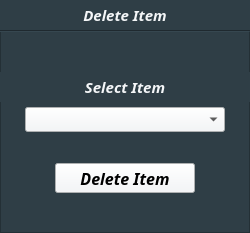
  <widget class="QFrame" name="frame_3">
   <property name="geometry">
    <rect>
     <x>94</x>
     <y>484</y>
     <width>250</width>
     <height>233</height>
    </rect>
   </property>
   <property name="styleSheet">
    <string notr="true">background-color:#2F3E46;</string>
   </property>
   <property name="frameShape">
    <enum>QFrame::StyledPanel</enum>
   </property>
   <property name="frameShadow">
    <enum>QFrame::Raised</enum>
   </property>
   <widget class="QPushButton" name="delete_item_button">
    <property name="geometry">
     <rect>
      <x>55</x>
      <y>163</y>
      <width>140</width>
      <height>30</height>
     </rect>
    </property>
    <property name="font">
     <font>
      <family>Century751 No2 BT</family>
      <pointsize>12</pointsize>
      <weight>75</weight>
      <italic>true</italic>
      <bold>true</bold>
     </font>
    </property>
    <property name="styleSheet">
     <string notr="true">QPushButton{
background-color:#F4F6F8;
color:#000000;
}
QPushButton:hover{
background-color:#DCE2E9;
}
QPushButton:pressed{
background-color:#C4CFD9;
}</string>
    </property>
    <property name="text">
     <string>Delete Item</string>
    </property>
   </widget>
   <widget class="QComboBox" name="delete_item_combo">
    <property name="geometry">
     <rect>
      <x>25</x>
      <y>107</y>
      <width>200</width>
      <height>25</height>
     </rect>
    </property>
    <property name="font">
     <font>
      <family>Century751 No2 BT</family>
      <pointsize>11</pointsize>
     </font>
    </property>
    <property name="styleSheet">
     <string notr="true">background-color:#F4F6F8;
</string>
    </property>
   </widget>
   <widget class="Line" name="line_10">
    <property name="geometry">
     <rect>
      <x>0</x>
      <y>30</y>
      <width>250</width>
      <height>2</height>
     </rect>
    </property>
    <property name="styleSheet">
     <string notr="true">background-color:#2F3E46;</string>
    </property>
    <property name="orientation">
     <enum>Qt::Horizontal</enum>
    </property>
   </widget>
   <widget class="QLabel" name="label_17">
    <property name="geometry">
     <rect>
      <x>0</x>
      <y>0</y>
      <width>250</width>
      <height>30</height>
     </rect>
    </property>
    <property name="font">
     <font>
      <family>Century751 No2 BT</family>
      <pointsize>11</pointsize>
      <weight>75</weight>
      <italic>true</italic>
      <bold>true</bold>
     </font>
    </property>
    <property name="styleSheet">
     <string notr="true">background-color:#2F3E46;
color:#F4F6F8;
</string>
    </property>
    <property name="text">
     <string>Delete Item</string>
    </property>
    <property name="alignment">
     <set>Qt::AlignCenter</set>
    </property>
   </widget>
   <widget class="QLabel" name="label_18">
    <property name="geometry">
     <rect>
      <x>0</x>
      <y>72</y>
      <width>250</width>
      <height>30</height>
     </rect>
    </property>
    <property name="font">
     <font>
      <family>Century751 No2 BT</family>
      <pointsize>11</pointsize>
      <weight>75</weight>
      <italic>true</italic>
      <bold>true</bold>
     </font>
    </property>
    <property name="styleSheet">
     <string notr="true">background-color:#2F3E46;
color:#F4F6F8;
</string>
    </property>
    <property name="text">
     <string>Select Item</string>
    </property>
    <property name="alignment">
     <set>Qt::AlignCenter</set>
    </property>
   </widget>
  </widget>
